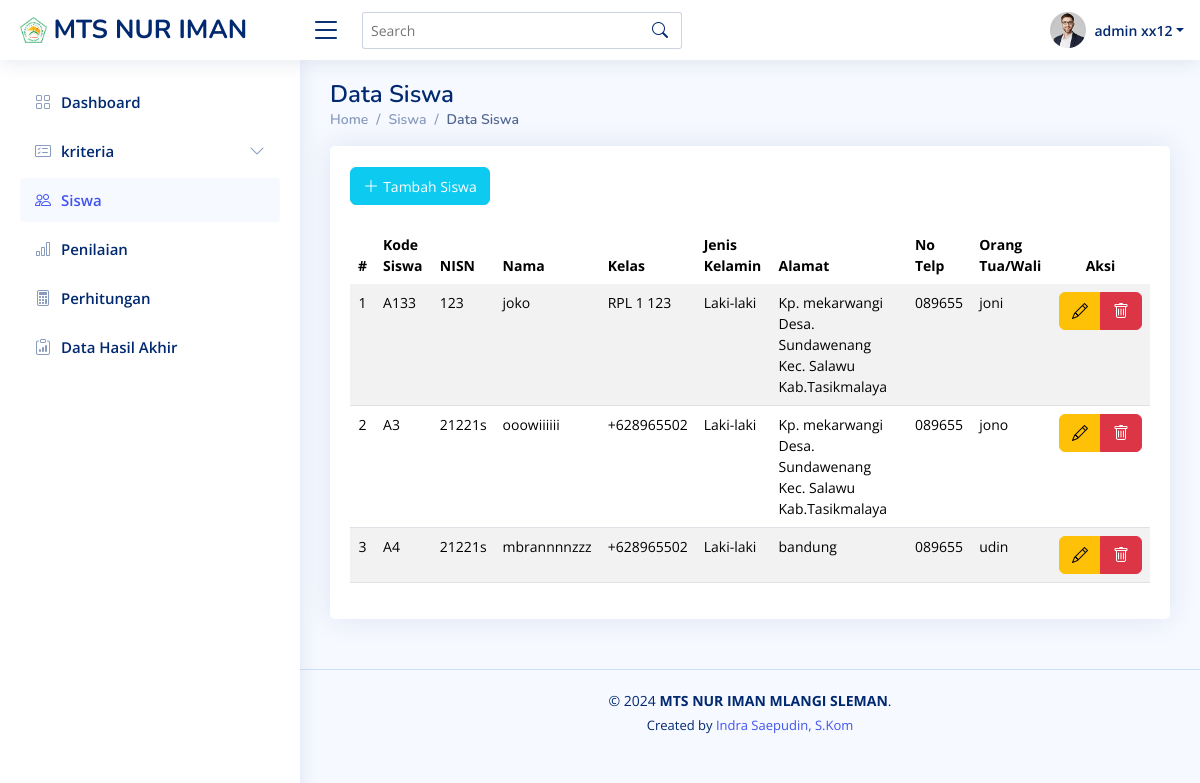
/siswa/lihat_siswa.php (signed in), run on the app's committed database.
### tables this page shows
CREATE TABLE `siswa` (
  `kode_siswa` varchar(50) NOT NULL,
  `nisn` varchar(20) NOT NULL,
  `nama_siswa` varchar(100) NOT NULL,
  `kelas` varchar(10) NOT NULL,
  `jenis_kelamin` enum('Laki-laki','Perempuan') NOT NULL,
  `alamat` text NOT NULL,
  `no_telp` varchar(15) DEFAULT NULL,
  `orang_tua_wali` varchar(100) NOT NULL
);

### siswa/lihat_siswa.php (the view, shortened to what this page needs)
<?php
include '../conn.php';
?>
<!DOCTYPE html>
<html lang="en">
<head>
  <link href="../assets/template/NiceAdmin/assets/vendor/bootstrap/css/bootstrap.min.css" rel="stylesheet">
  <link href="../assets/template/NiceAdmin/assets/vendor/bootstrap-icons/bootstrap-icons.css" rel="stylesheet">
  <link href="../assets/template/NiceAdmin/assets/vendor/boxicons/css/boxicons.min.css" rel="stylesheet">
  <link href="../assets/template/NiceAdmin/assets/vendor/quill/quill.snow.css" rel="stylesheet">
  <link href="../assets/template/NiceAdmin/assets/vendor/quill/quill.bubble.css" rel="stylesheet">
  <link href="../assets/template/NiceAdmin/assets/vendor/remixicon/remixicon.css" rel="stylesheet">
  <link href="../assets/template/NiceAdmin/assets/vendor/simple-datatables/style.css" rel="stylesheet">
  <link href="../assets/template/NiceAdmin/assets/css/style.css" rel="stylesheet">
  <link rel="stylesheet" href="https://cdn.jsdelivr.net/npm/sweetalert2@11/dist/sweetalert2.min.css">
</head>
<body>
  <header id="header" class="header fixed-top d-flex align-items-center">
    <div class="d-flex align-items-center justify-content-between">
      <a href="../dashboard.php" class="logo d-flex align-items-center">
        <img src="../assets/img/logo-mts.png" alt="">
        <span class="d-none d-lg-block"> MTS NUR IMAN</span>
      </a>
      <i class="bi bi-list toggle-sidebar-btn"></i>
    </div>
    <div class="search-bar">
      <form class="search-form d-flex align-items-center" method="POST" action="#">
        <input type="text" name="query" placeholder="Search" title="Enter search keyword">
        <button type="submit" title="Search"><i class="bi bi-search"></i></button>
      </form>
    </div>
    <nav class="header-nav ms-auto">
      <ul class="d-flex align-items-center">
        <li class="nav-item dropdown pe-3">
          <a class="nav-link nav-profile d-flex align-items-center pe-0" href="#" data-bs-toggle="dropdown">
            <img src="../assets/template/NiceAdmin/assets/img/profile-img.jpg" alt="Profile" class="rounded-circle">
            <span class="d-none d-md-block dropdown-toggle ps-2"> <?php echo $_SESSION['admin']['nama']; ?></span>
          </a>
        </li>
      </ul>
    </nav>
  </header>
  <aside id="sidebar" class="sidebar">
    <ul class="sidebar-nav" id="sidebar-nav">
      <li class="nav-item">
        <a class="nav-link collapsed" href="../dashboard.php">
          <i class="bi bi-grid"></i>
          <span>Dashboard</span>
        </a>
      </li>
      <li class="nav-item">
        <a class="nav-link collapsed" data-bs-target="#kriteria-nav" data-bs-toggle="collapse" href="#">
          <i class="bi bi-card-checklist"></i><span>kriteria</span><i class="bi bi-chevron-down ms-auto"></i>
        </a>
      </li>
      <li class="nav-item">
        <a class="nav-link " href="../siswa/lihat_siswa.php">
          <i class="bi bi-people"></i>
          <span>Siswa</span>
        </a>
      </li>
      <li class="nav-item">
        <a class="nav-link collapsed" href="../penilaian/lihat_penilaian.php">
          <i class="bi bi-bar-chart"></i>
          <span>Penilaian</span>
        </a>
      </li>
      <li class="nav-item">
        <a class="nav-link collapsed" href="../perhitungan/perhitungan_psi.php">
          <i class="bi bi-calculator"></i>
          <span>Perhitungan</span>
        </a>
      </li>
      <li class="nav-item">
        <a class="nav-link collapsed" href="../hasil_akhir/hasil_akhir.php">
          <i class="bi bi-clipboard-data"></i>
          <span>Data Hasil Akhir</span>
        </a>
      </li>
    </ul>
  </aside>
  <main id="main" class="main">
    <div class="pagetitle">
      <h1>Data Siswa</h1>
      <nav>
        <ol class="breadcrumb">
          <li class="breadcrumb-item">Home</li>
          <li class="breadcrumb-item">Siswa</li>
          <li class="breadcrumb-item active">Data Siswa</li>
        </ol>
      </nav>
    </div>
    <section class="section dashboard">
      <div class="row">
        <div class="col-lg-12">
          <div class="card recent-sales overflow-auto">
            <div class="card-body">
              <div class="table-responsive"> <br>
                <button type="button" class="text-white btn btn-info bi bi-plus-lg">
                  <a class="text-white small" href="tambah_siswa.php">Tambah Siswa</a>
                </button><br><br>
                <table class="table table-striped datatable">
                  <thead>
                    <tr>
                      <th scope="col" class="text-center">#</th>
                      <th scope="col">Kode Siswa</th>
                      <th scope="col">NISN</th>
                      <th scope="col">Nama</th>
                      <th scope="col">Kelas</th>
                      <th scope="col">Jenis Kelamin</th>
                      <th scope="col">Alamat</th>
                      <th scope="col">No Telp</th>
                      <th scope="col">Orang Tua/Wali</th>
                      <th scope="col" class="text-center">Aksi</th>
                    </tr>
                  </thead>
                  <tbody>
                    <?php
                    $query = "SELECT kode_siswa, nisn, nama_siswa, kelas, jenis_kelamin, alamat , no_telp, orang_tua_wali FROM siswa";
                    $result = $conn->query($query);
                    if ($result->num_rows > 0) {
                      $nomor = 1;
                      while ($row = $result->fetch_assoc()) {
                        echo "<tr>";
                        echo "<td class='text-center'>" . $nomor . "</td>";
                        echo "<td>" . $row['kode_siswa'] . "</td>";
                        echo "<td>" . $row['nisn'] . "</td>";
                        echo "<td>" . $row['nama_siswa'] . "</td>";
                        echo "<td>" . $row['kelas'] . "</td>";
                        echo "<td>" . $row['jenis_kelamin'] . "</td>";
                        echo "<td>" . $row['alamat'] . "</td>";
                        echo "<td>" . $row['no_telp'] . "</td>";
                        echo "<td>" . $row['orang_tua_wali'] . "</td>";
                        echo "<td class='text-center'>";
                        echo "<div class='btn-group' role='group'>";
                        echo "<a href='edit_siswa.php?kode_siswa=" . $row['kode_siswa'] . "' class='btn btn-warning'><i class='bi bi-pencil'></i></a>";
                        echo "<button class='btn btn-danger delete-siswa' data-id='" . $row['kode_siswa'] . "'><i class='bi bi-trash'></i></button>";
                        echo "</div>";
                        echo "</td>";
                        echo "</tr>";
                        $nomor++;
                      }
                    } else {
                      echo "<tr><td colspan='10' class='text-center'>Tidak ada data siswa.</td></tr>";
                    }
                    ?>
                  </tbody>
                </table>
              </div>
            </div>
          </div>
        </div>
      </div>
    </section>
  </main>
  <footer id="footer" class="footer">
    <div class="copyright">
      &copy; <?php echo date('Y'); ?> <strong>MTS NUR IMAN MLANGI SLEMAN</strong>.
      <div class="credits">
        Created by <a href="#" target="_blank">Indra Saepudin, S.Kom</a>
      </div>
    </div>
  </footer>
</body>
</html>

### assets/template/NiceAdmin/assets/css/style.css (style rules this page uses)
:root { scroll-behavior: smooth; }
body { font-family: "Open Sans", sans-serif; background: #f6f9ff; color: #444444; }
a { color: #4154f1; text-decoration: none; }
h1, h2, h3, h4, h5, h6 { font-family: "Nunito", sans-serif; }
#main { margin-top: 60px; padding: 20px 30px; transition: all 0.3s; }
.pagetitle { margin-bottom: 10px; }
.pagetitle h1 { font-size: 24px; margin-bottom: 0; font-weight: 600; color: #012970; }
.card { margin-bottom: 30px; border: none; border-radius: 5px; box-shadow: 0px 0 30px rgba(1, 41, 112, 0.1); }
.card-body { padding: 0 20px 20px 20px; }
.breadcrumb { font-size: 14px; font-family: "Nunito", sans-serif; color: #899bbd; font-weight: 600; }
.breadcrumb .breadcrumb-item::before { color: #899bbd; }
.breadcrumb .active { color: #51678f; font-weight: 600; }
.logo { line-height: 1; }
@media (min-width: 1200px) { .logo { width: 280px; } }
.logo img { max-height: 26px; margin-right: 6px; }
.logo span { font-size: 26px; font-weight: 700; color: #012970; font-family: "Nunito", sans-serif; }
.header { transition: all 0.5s; z-index: 997; height: 60px; box-shadow: 0px 2px 20px rgba(1, 41, 112, 0.1); background-color: #fff; padding-left: 20px; }
.header .toggle-sidebar-btn { font-size: 32px; padding-left: 10px; cursor: pointer; color: #012970; }
.header .search-bar { min-width: 360px; padding: 0 20px; }
.header .search-form { width: 100%; }
.header .search-form input { border: 0; font-size: 14px; color: #012970; border: 1px solid rgba(1, 41, 112, 0.2); padding: 7px 38px 7px 8px; border-radius: 3px; transition: 0.3s; width: 100%; }
.header .search-form button { border: 0; padding: 0; margin-left: -30px; background: none; }
.header .search-form button i { color: #012970; }
.header-nav ul { list-style: none; }
.header-nav>ul { margin: 0; padding: 0; }
.header-nav .nav-profile { color: #012970; }
.header-nav .nav-profile img { max-height: 36px; }
.header-nav .nav-profile span { font-size: 14px; font-weight: 600; }
.sidebar { position: fixed; top: 60px; left: 0; bottom: 0; width: 300px; z-index: 996; transition: all 0.3s; padding: 20px; overflow-y: auto; scrollbar-width: thin; scrollbar-color: #aab7cf transparent; box-shadow: 0px 0px 20px rgba(1, 41, 112, 0.1); background-color: #fff; }
@media (min-width: 1200px) { #main, #footer { margin-left: 300px; } }
.sidebar-nav { padding: 0; margin: 0; list-style: none; }
.sidebar-nav li { padding: 0; margin: 0; list-style: none; }
.sidebar-nav .nav-item { margin-bottom: 5px; }
.sidebar-nav .nav-link { display: flex; align-items: center; font-size: 15px; font-weight: 600; color: #4154f1; transition: 0.3; background: #f6f9ff; padding: 10px 15px; border-radius: 4px; }
.sidebar-nav .nav-link i { font-size: 16px; margin-right: 10px; color: #4154f1; }
.sidebar-nav .nav-link.collapsed { color: #012970; background: #fff; }
.sidebar-nav .nav-link.collapsed i { color: #899bbd; }
.sidebar-nav .nav-link .bi-chevron-down { margin-right: 0; transition: transform 0.2s ease-in-out; }
.dashboard .recent-sales { font-size: 14px; }
.dashboard .recent-sales .table thead { background: #f6f6fe; }
.dashboard .recent-sales .table thead th { border: 0; }
.footer { padding: 20px 0; font-size: 14px; transition: all 0.3s; border-top: 1px solid #cddfff; }
.footer .copyright { text-align: center; color: #012970; }
.footer .credits { padding-top: 5px; text-align: center; font-size: 13px; color: #012970; }

### data on the page
siswa: kode_siswa "A133", nisn "123", nama_siswa "joko", kelas "RPL 1 123", jenis_kelamin "Laki-laki", alamat "Kp. mekarwangi Desa. Sundawenang Kec. Salawu Kab.Tasikmalaya", no_telp "089655", orang_tua_wali "joni"
siswa: kode_siswa "A3", nisn "21221s", nama_siswa "ooowiiiiii", kelas "+628965502", jenis_kelamin "Laki-laki", alamat "Kp. mekarwangi Desa. Sundawenang Kec. Salawu Kab.Tasikmalaya", no_telp "089655", orang_tua_wali "jono"
siswa: kode_siswa "A4", nisn "21221s", nama_siswa "mbrannnnzzz", kelas "+628965502", jenis_kelamin "Laki-laki", alamat "bandung", no_telp "089655", orang_tua_wali "udin"

### other printed values
$_SESSION['admin']['nama'] "admin xx12"
